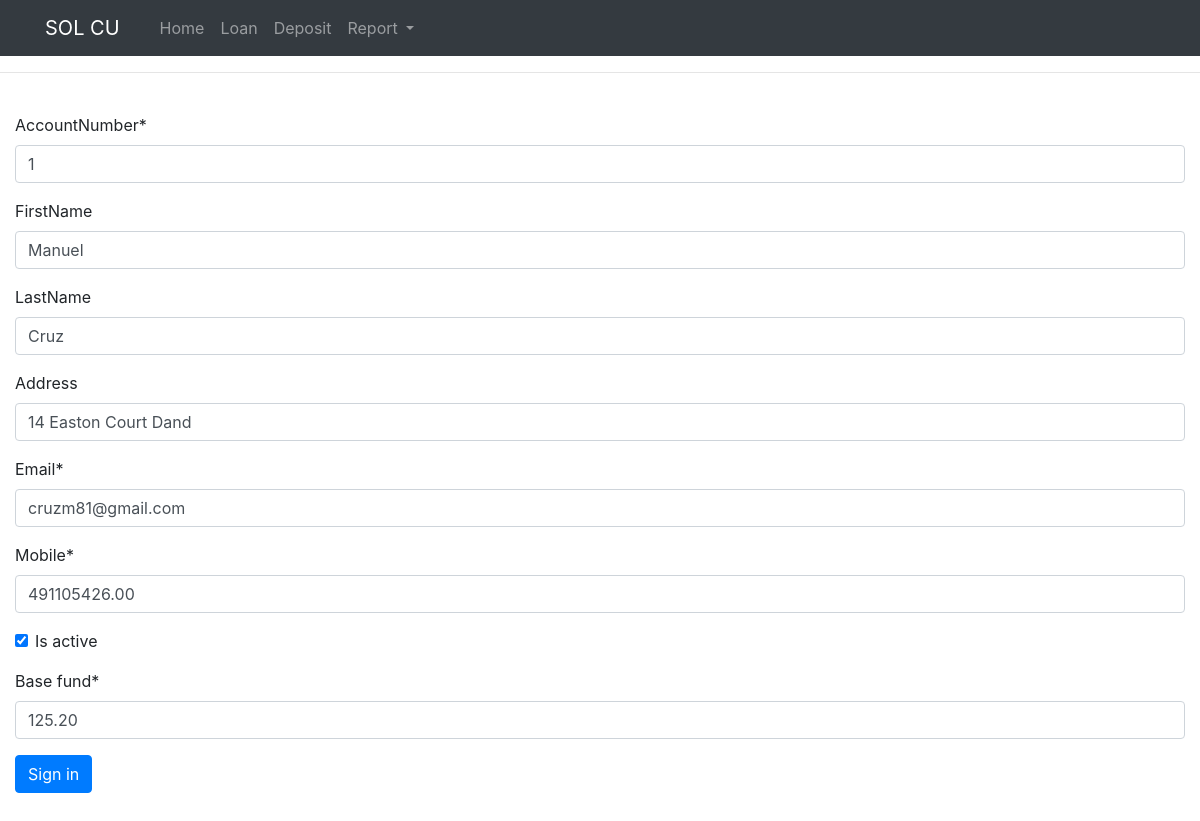
The app's page /update/1/ with its own data.
### information_system/models.py (models this page shows, shortened)
class Members(models.Model):
    AccountNumber=models.IntegerField()
    FirstName=models.CharField(max_length=20, null=True, blank=True)
    LastName = models.CharField(max_length=20, null=True, blank=True)
    Address = models.CharField(max_length=20, null=True, blank=True)
    Email = models.EmailField()
    Mobile=models.DecimalField(max_digits=13, decimal_places=2)
    Date_start=models.DateTimeField(auto_now=True)
    Is_active=models.BooleanField(default=False)
    Base_fund=models.DecimalField(max_digits=6, decimal_places=2)
    class Meta:
        verbose_name_plural = "Members"

### information_system/views.py (the view)
# urls.py: path('update/<str:pk>/',views.update, name="update"),
def update(request, pk):
    member=Members.objects.get(id=pk)
    form=MemberForm(instance=member)
    if request.method == 'POST':
        form=MemberForm(request.Post, instance=member)
        if form.is_valid():
            form.save()
            return redirect('/')
    context = {'form':form}
    return render(request,'information_system/memberform.html',context)

### information_system/forms.py
class MemberForm(ModelForm):
    class Meta:
        model=Members
        fields='__all__'

### information_system/Templates/information_system/memberform.html (shortened to what this page needs)
{%extends 'information_system/Main.html'%}
{% load static %}
{% load crispy_forms_tags %}
{% block content %}
  <form method="post">
    {{ form|crispy }}
    <button type="submit" class="btn btn-primary">Sign in</button>
  </form>
{% endblock %}

### staticfiles/css2/main.css (style rules this page uses)
body { background-color: white }

### records on screen
Members: AccountNumber "1", FirstName "Manuel", LastName "Cruz", Address "14 Easton Court Dand", Email "cruzm81@gmail.com", Mobile "491105426.00", Is_active "☑", Base_fund "125.20"
